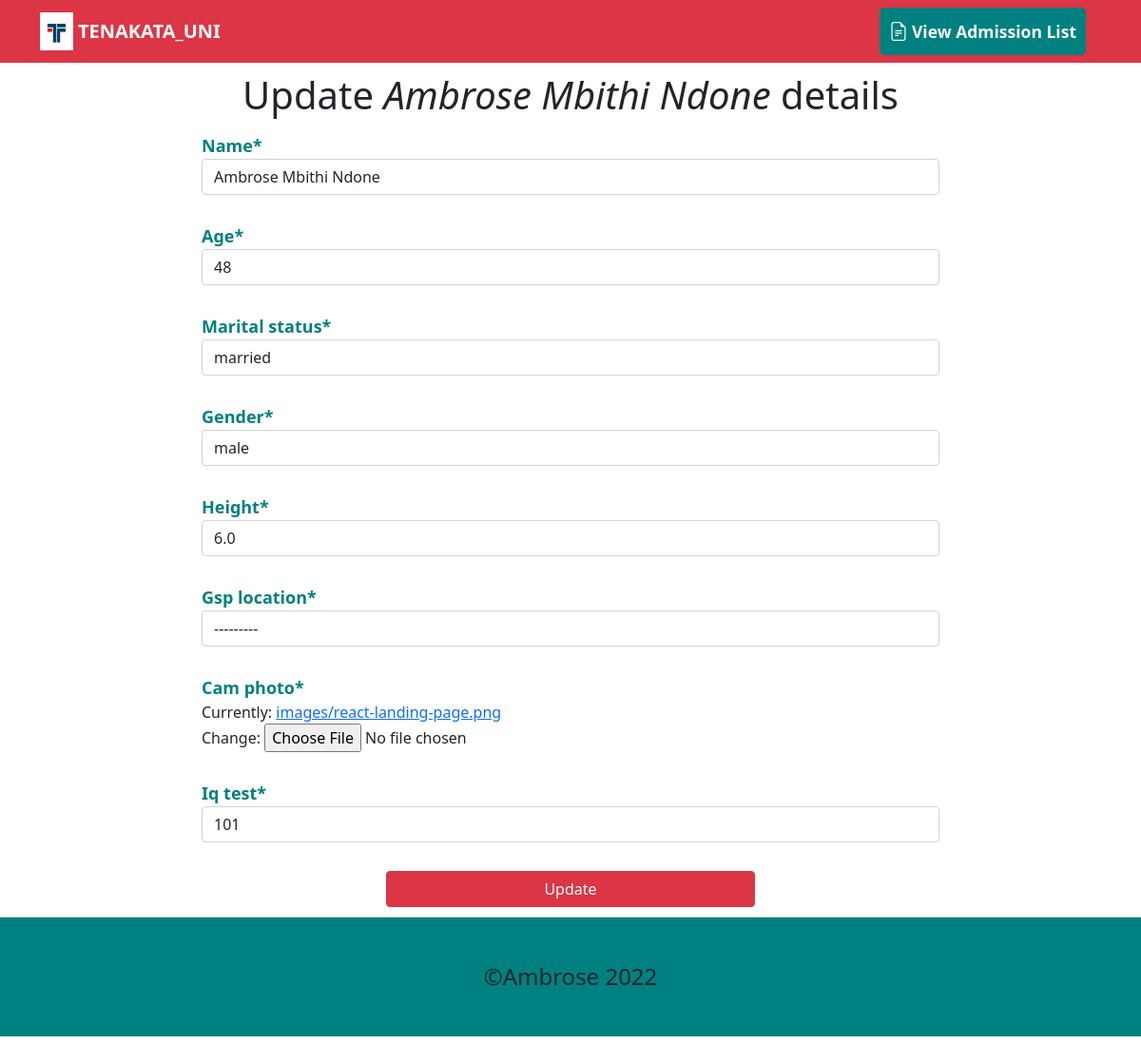
Screenshot of /update/1 with the database file from the repository.
### university/models.py (models this page shows, shortened)
class Registration(models.Model):
    MARITAL_STATUS = (
        ('single','single'),
        ('married','married')
    )
    GENDER = (
        ('male','male'),
        ('female','female')
    )
    name = models.CharField(max_length=200)
    age = models.IntegerField()
    marital_status = models.CharField(max_length=10, choices=MARITAL_STATUS)
    gender = models.CharField(max_length=10, choices=GENDER)
    height = models.FloatField()
    gsp_location = CountryField(blank_label='select country')
    cam_photo = models.ImageField(upload_to='images')
    iq_test = models.IntegerField()
    date_created = models.DateTimeField(auto_now_add=True)
    date_updated = models.DateTimeField(auto_now=True)

### university/views.py (the view)
# urls.py: path('update/<int:pk>', UpdateView.as_view(), name='update'),
class UpdateView(UpdateView):
    model = Registration
    template_name = 'university/update_view.html'
    fields = '__all__'
    success_url = reverse_lazy('tenakata:list_page')

### university/templates/university/update_view.html (shortened to what this page needs)
{% extends "index.html" %}
{% block content %}
{% load static %}
{% load crispy_forms_tags %}
<div class="container form-container">
    <h1 class="mt-3 mb-3 text-center">Update <span style="font-weight: 400; font-style: italic">{{ object.name }}</span> details</h1>
    <form method="post" enctype="multipart/form-data">
        {{ form|crispy }}
        <button type="submit" id="btn-reg" class="btn btn-danger mt-3 btnu">Update</button>
    </form>
</div>
{% endblock %}

### templates/index.html (style rules this page uses)
* { margin: 0; padding: 0; }
body::before { display: block; content: " "; height: 60px; }

### university/templates/university/update_view.html (style rules this page uses)
.form-container { width: 800px; }
.form-group { margin-bottom: 30px; }
.btnu { margin: auto; width: 50%; display: flex; justify-content: center; }
label { color: teal; font-weight: bold; font-size: 18px; }

### rows the page displays
Registration: name "Ambrose Mbithi Ndone", age "48", marital_status "married", gender "male", height "6.0", gsp_location "---------", iq_test "101"
